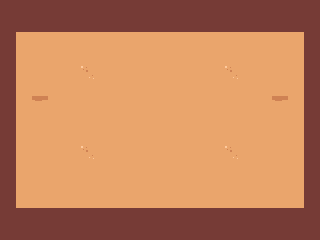

Below is a game level as drawn by its tile map, then a one-line description and the .tmx file that defines it, in full:
An orthogonal 20x15 tile map with 16x16 px tiles, 2 tile layers (floor, walls) and 9 objects (2x Barbarian, 2x Dwarf, Player, HealthPickup, Chest, ...).

<map version="1.10" tiledversion="1.11.2" orientation="orthogonal" renderorder="right-down" width="20" height="15" tilewidth="16" tileheight="16" infinite="0" nextlayerid="4" nextobjectid="11">
 <tileset firstgid="1" name="dungeon" tilewidth="16" tileheight="16" spacing="1" tilecount="132" columns="12">
  <image source="tileset.png" width="203" height="186" />
 </tileset>
 <layer id="1" name="floor" width="20" height="15">
  <data encoding="csv">
0,0,0,0,0,0,0,0,0,0,0,0,0,0,0,0,0,0,0,0,
0,0,0,0,0,0,0,0,0,0,0,0,0,0,0,0,0,0,0,0,
0,49,49,49,49,49,49,49,49,49,49,49,49,49,49,49,49,49,49,0,
0,49,49,49,49,49,49,49,49,49,49,49,49,49,49,49,49,49,49,0,
0,49,49,49,49,50,49,49,49,49,49,49,49,49,50,49,49,49,49,0,
0,49,49,49,49,49,49,49,49,49,49,49,49,49,49,49,49,49,49,0,
0,49,51,49,49,49,49,49,49,49,49,49,49,49,49,49,49,51,49,0,
0,49,49,49,49,49,49,49,49,49,49,49,49,49,49,49,49,49,49,0,
0,49,49,49,49,49,49,49,49,49,49,49,49,49,49,49,49,49,49,0,
0,49,49,49,49,50,49,49,49,49,49,49,49,49,50,49,49,49,49,0,
0,49,49,49,49,49,49,49,49,49,49,49,49,49,49,49,49,49,49,0,
0,49,49,49,49,49,49,49,49,49,49,49,49,49,49,49,49,49,49,0,
0,49,49,49,49,49,49,49,49,49,49,49,49,49,49,49,49,49,49,0,
0,0,0,0,0,0,0,0,0,0,0,0,0,0,0,0,0,0,0,0,
0,0,0,0,0,0,0,0,0,0,0,0,0,0,0,0,0,0,0,0
</data>
 </layer>
 <layer id="2" name="walls" width="20" height="15">
  <data encoding="csv">
1,1,1,1,1,1,1,1,1,1,1,1,1,1,1,1,1,1,1,1,
1,1,1,1,1,1,1,1,1,1,1,1,1,1,1,1,1,1,1,1,
1,0,0,0,0,0,0,0,0,0,0,0,0,0,0,0,0,0,0,1,
1,0,0,0,0,0,0,0,0,0,0,0,0,0,0,0,0,0,0,1,
1,0,0,0,0,0,0,0,0,0,0,0,0,0,0,0,0,0,0,1,
1,0,0,0,0,0,0,0,0,0,0,0,0,0,0,0,0,0,0,1,
1,0,0,0,0,0,0,0,0,0,0,0,0,0,0,0,0,0,0,1,
1,0,0,0,0,0,0,0,0,0,0,0,0,0,0,0,0,0,0,1,
1,0,0,0,0,0,0,0,0,0,0,0,0,0,0,0,0,0,0,1,
1,0,0,0,0,0,0,0,0,0,0,0,0,0,0,0,0,0,0,1,
1,0,0,0,0,0,0,0,0,0,0,0,0,0,0,0,0,0,0,1,
1,0,0,0,0,0,0,0,0,0,0,0,0,0,0,0,0,0,0,1,
1,0,0,0,0,0,0,0,0,0,0,0,0,0,0,0,0,0,0,1,
1,1,1,1,1,1,1,1,1,1,1,1,1,1,1,1,1,1,1,1,
1,1,1,1,1,1,1,1,1,1,1,1,1,1,1,1,1,1,1,1
</data>
 </layer>
 <objectgroup id="3" name="entities">
  <object id="1" name="player_start" type="Player" x="56" y="200">
   <point />
  </object>
  <object id="2" name="barbarian1" type="Barbarian" x="100" y="72">
   <point />
  </object>
  <object id="3" name="barbarian2" type="Barbarian" x="220" y="72">
   <point />
  </object>
  <object id="4" name="dwarf1" type="Dwarf" x="160" y="136">
   <point />
  </object>
  <object id="5" name="dwarf2" type="Dwarf" x="260" y="168">
   <point />
  </object>
  <object id="6" name="health1" type="HealthPickup" x="160" y="200">
   <point />
  </object>
  <object id="7" name="chest_sword" type="Chest" x="280" y="56">
   <properties>
    <property name="lootTier" type="int" value="1" />
    <property name="lootType" value="sword" />
   </properties>
   <point />
  </object>
  <object id="8" name="victory_trigger" type="Door" x="160" y="56">
   <point />
  </object>
  <object id="9" name="potion_attack" type="PotionPickup" x="80" y="136">
   <properties>
    <property name="potionType" value="attack" />
   </properties>
   <point />
  </object>
 </objectgroup>
</map>
